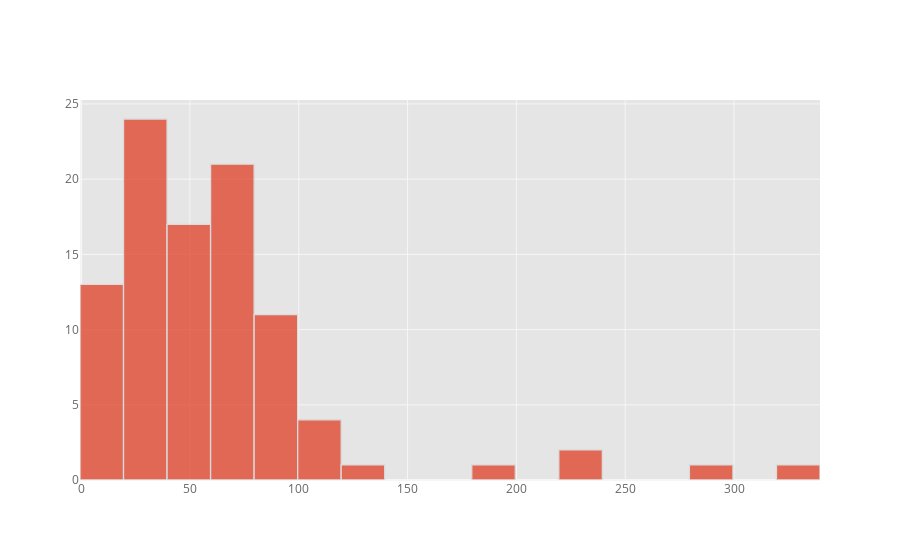

This figure's notebook cell:
### Code cell
cf.set_config_file(theme='ggplot',sharing='public',offline=True)
fig = data['price'].iplot(x='price', kind='hist')
#py.offline.plot(fig)

### Figure 1 — Plotly figure (JSON) as saved in the notebook; plotly's stock layout.template omitted (floating-point values rounded to 4 significant figures)
{"data": [{"histfunc": "count", "histnorm": "", "marker": {"color": "rgba(226, 74, 51, 1.0)", "line": {"color": "#D9D9D9", "width": 1.3}}, "name": "price", "opacity": 0.8, "orientation": "v", "type": "histogram", "x": [235, 110, 90, 65, 66, 73, 65, 110, 65, 60, 80, 48, 48, 90, 185, 90, 325, 80, 290, 75, 24, 79, 220, 60, 45, 57, 62, 105, 60, 60, 15, 37, null, 22, 42, 135, 60, 29, 23, 29, 17, 26, 55, 39, 69, 30, 90, 60, 50, 40, 100, 68, 42, 28, 18, 69, null, 25, 30, 60, 30, 36, 25, 45, 23, 36, 38, 85, 50, 60, 85, 45, null, 19, 15, 54, 85, 38, 28, 75, 42, 25, null, 59, 85, 80, 45, 22, 65, 50, 10, 12, 22, 13, 10, 14, 18, 36, 15, 10]}], "layout": {"barmode": "overlay", "legend": {"bgcolor": "#FFFFFF", "font": {"color": "#666666"}}, "paper_bgcolor": "#FFFFFF", "plot_bgcolor": "#E5E5E5", "title": {"font": {"color": "#151516"}}, "xaxis": {"gridcolor": "#F6F6F6", "showgrid": true, "tickfont": {"color": "#666666"}, "title": {"font": {"color": "#666666"}, "text": ""}, "zerolinecolor": "#F6F6F6"}, "yaxis": {"gridcolor": "#F6F6F6", "showgrid": true, "tickfont": {"color": "#666666"}, "title": {"font": {"color": "#666666"}, "text": ""}, "zerolinecolor": "#F6F6F6"}}}
